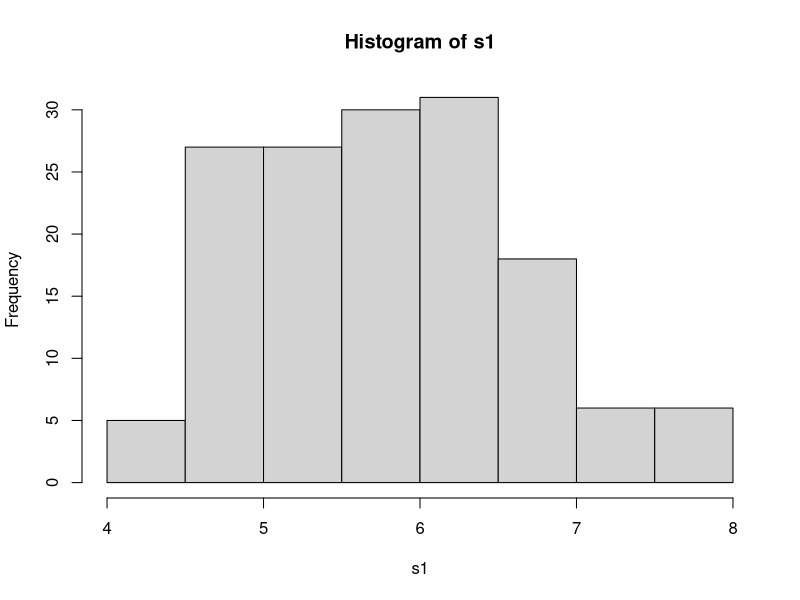
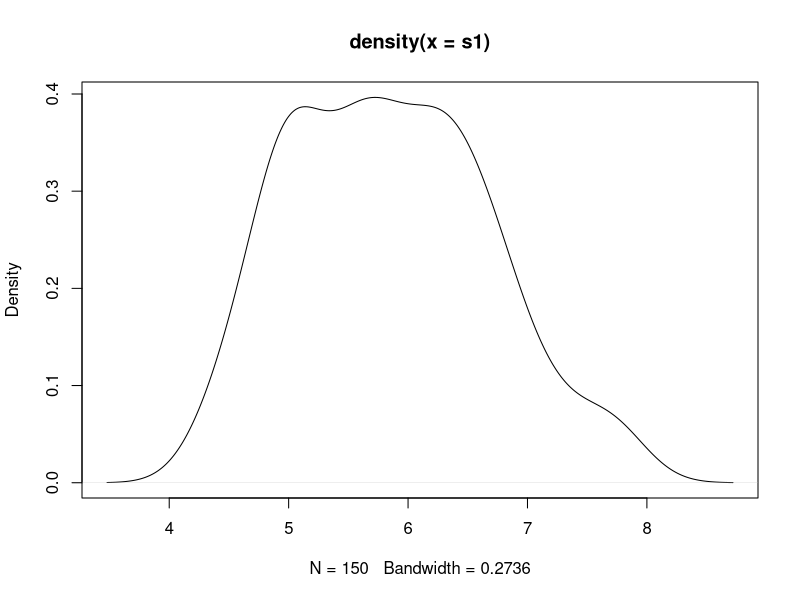
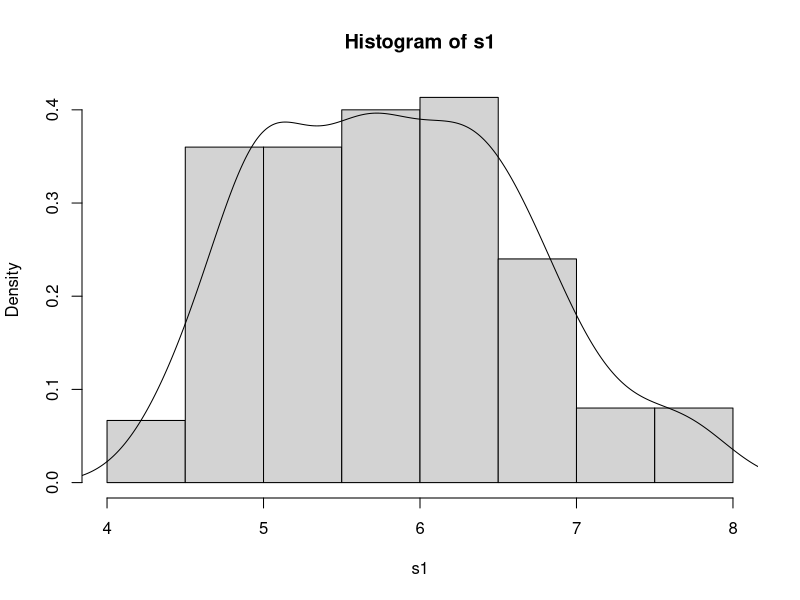
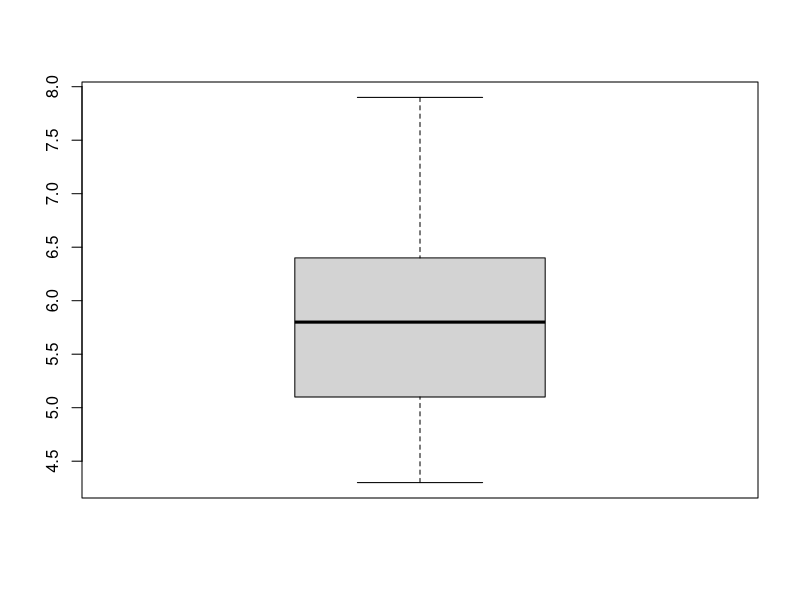
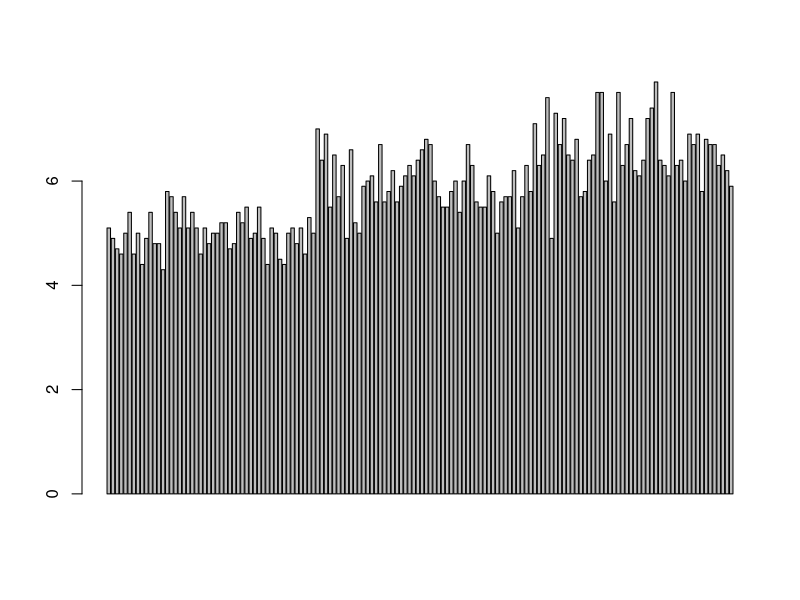
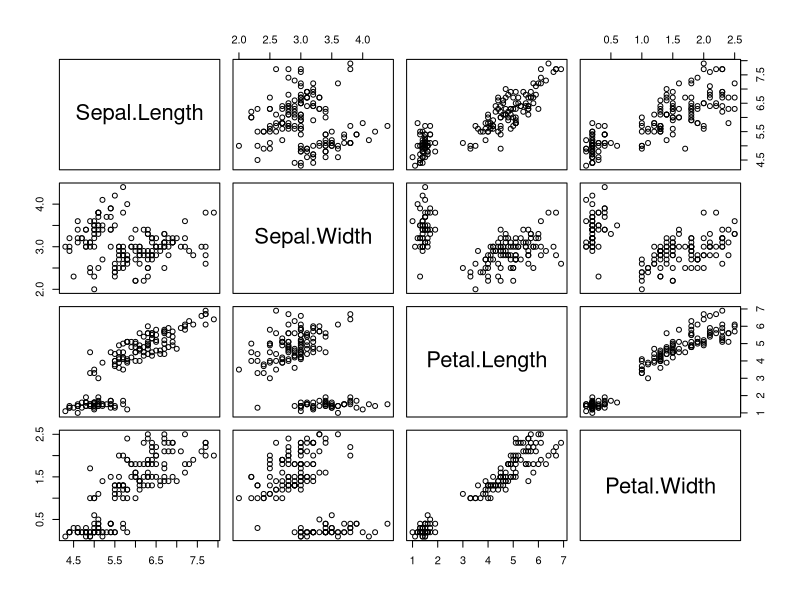
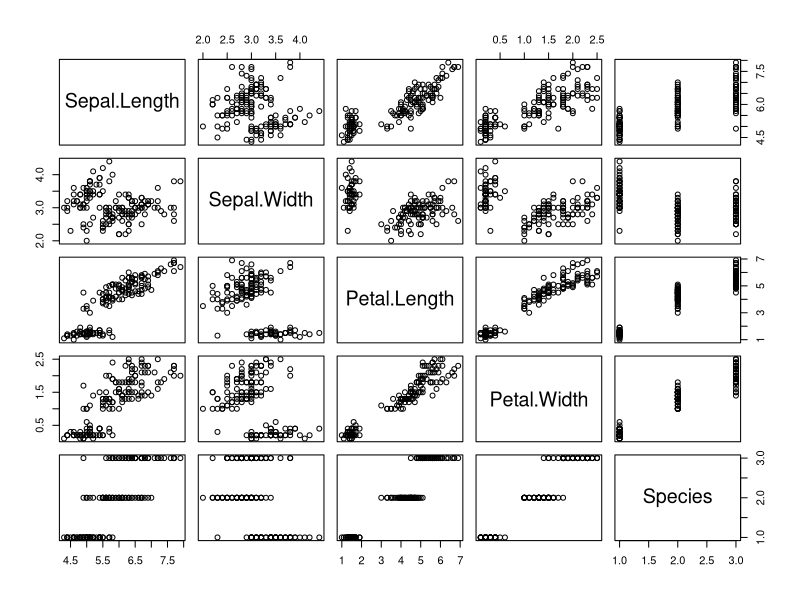
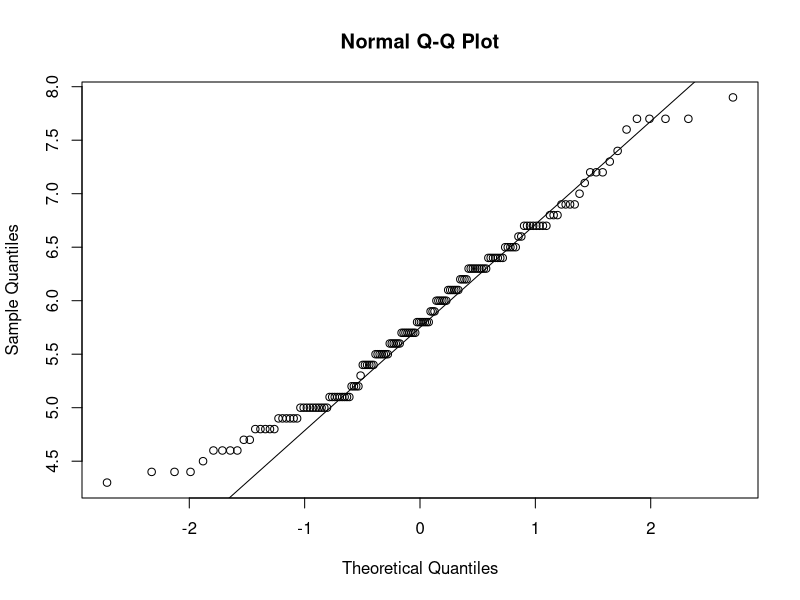

These figures' R source, in order:
# 0 : Load iris dataset

data(iris)
summary(iris)

s1 <- iris$Sepal.Length

# 1 : Histogram and density plot

hist(s1)
s1.d <- density(s1)
plot(s1.d)

# 2 : Plotting density above the histogram

hist(s1, freq = FALSE) 
lines(s1.d)

# 3 : Making boxplot

s1.b <- boxplot(s1)
names(s1.b)
s1.b$stats
s1.b$stats[5] # accessing the upper whisker

# 4 : Bar plot

barplot(s1)

# 5 : Scatterplot 

pairs(iris[,1:4]) # relationships between each variable
pairs(iris[,1:5])

# 6 : Visualizing the distributions of the Sepal.Length, i.e. is this distribution Gaussian?

qqnorm(s1) 
qqline(s1)

# 7 : Loading lattice for advanced graphics

library("lattice")

# 8 : Box and whisker plot

bwplot(Sepal.Length~Sepal.Width, data = iris) # for each value of Sepal.Length, we have a boxplot of Sepal.Width

dotplot(Sepal.Length~Sepal.Width, data = iris)

xyplot(Sepal.Length~Sepal.Width | Species, data = iris) # show me the sepal width by sepal length given a species

# 9 : Doing a visual summary of data

install.packages("psych")
library("psych")
pairs.panels(iris)



